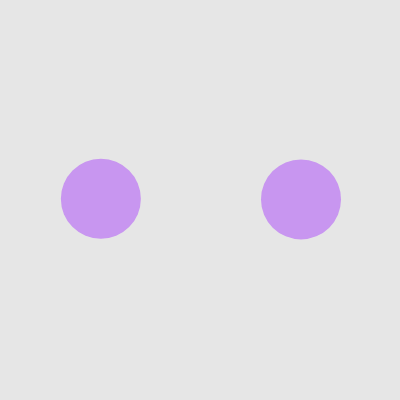
Frame 1 (no input)
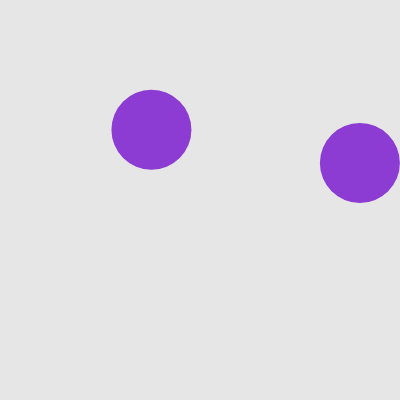
Frame 60 (no input)
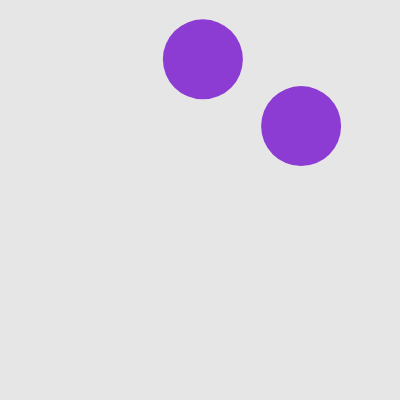
Frame 120 (the mouse pressed at the canvas centre since frame 60)

The p5.js sketch that drew these frames (run headless with seeded random() and noise() and a simulated clock; from frame 60 on, the mouse is pressed at the canvas centre):

// p5.js sketch
// ── sketch.js
// DM2008 — Activity 5a [Guided]
// Colliding Circles (30 min)

let balls = [];
let minRadius = 6;

function setup() {
  createCanvas(400, 400);
  balls.push(new Ball(100, 200, 40));
  balls.push(new Ball(300, 200, 40));
}

function draw() {
  background(230);

  for (let i = 0; i < balls.length; i++) {
    balls[i].move();
    balls[i].show();
  }

  for (let i = 0; i < balls.length; i++) {
    for (let j = i + 1; j < balls.length; j++) {
      let b1 = balls[i];
      let b2 = balls[j];

      if (b1.immuneTimer > 0 || b2.immuneTimer > 0) continue;

      let d = dist(b1.pos.x, b1.pos.y, b2.pos.x, b2.pos.y);

      if (d < b1.r + b2.r) {
        handleSplit(i, j);
        return; 
      }
    }
  }
}

function handleSplit(index1, index2) {
  let b2 = balls.splice(index2, 1)[0];
  let b1 = balls.splice(index1, 1)[0];

  spawnChildren(b1);
  spawnChildren(b2);
}

function spawnChildren(parent) {
  let newR = parent.r * 0.65;

  if (newR >= minRadius) {
    let angle = random(TWO_PI);
    let speed = random(1.5, 3);

    let child1 = new Ball(parent.pos.x, parent.pos.y, newR);
    child1.vel = p5.Vector.fromAngle(angle).mult(speed);

    let child2 = new Ball(parent.pos.x, parent.pos.y, newR);
    child2.vel = p5.Vector.fromAngle(angle + PI).mult(speed);

    balls.push(child1, child2);
  } else {
    parent.immuneTimer = 30;
    balls.push(parent);
  }
}

class Ball {
  constructor(x, y, r = 30) {
    this.pos = createVector(x, y);
    this.vel = createVector(random(-2, 2), random(-2, 2));
    this.r = r;
    this.immuneTimer = 25;
  }

  move() {
    this.pos.add(this.vel);

    if (this.immuneTimer > 0) {
      this.immuneTimer--;
    }

    if (this.pos.x > width - this.r) {
      this.pos.x = width - this.r;
      this.vel.x *= -1;
    } else if (this.pos.x < this.r) {
      this.pos.x = this.r;
      this.vel.x *= -1;
    }

    if (this.pos.y > height - this.r) {
      this.pos.y = height - this.r;
      this.vel.y *= -1;
    } else if (this.pos.y < this.r) {
      this.pos.y = this.r;
      this.vel.y *= -1;
    }
  }

  show() {
    if (this.immuneTimer > 0) {
      fill(200, 150, 240);
    } else {
      fill(140, 60, 210);
    }
    noStroke();
    ellipse(this.pos.x, this.pos.y, this.r * 2);
  }
}
